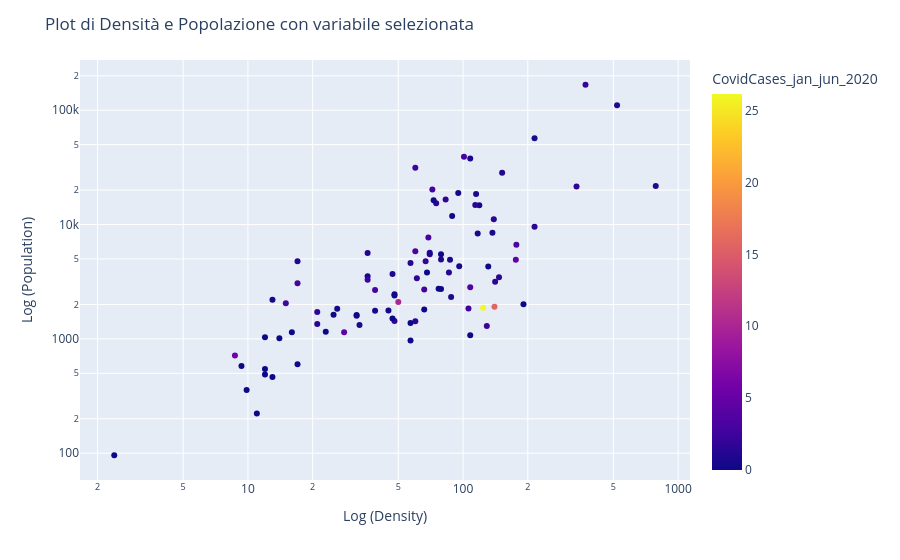

Notebook code cell kept with this figure:
### Markdown cell above
### Plots (Extras):
 Now create a graph in which density and population are present on the main axes, with the toolpit in which only the name of the city is present and the third features (color) is selectable.

 To do this, you define a widget (drop-down) variable using the Dropdown class. Finally we use the interactive class passing two arguments:
 1. a function (like create_chart()) 
 2. a dropdown class widget variable.

### Code cell
import ipywidgets as widgets

# Nell'ultimo passaggio è stato necessario aggiungere una colonna per verificare se ci fossero o no dei decessi, qui viene semplicemente eliminata x tornare al DataFrame di partenza =.drop.columns[-1], axis=1)
cvdata_cleaned =cvdata_cleaned.drop(cvdata_cleaned.columns[-1], axis=1)
# Ottenere tutte le colonne del DataFrame come opzioni per il widget
features = cvdata_cleaned.columns.tolist()
variabili_colore = features[6:]


# Funzione per creare il grafico in base alla variabile selezionata dall'utente
def crea_grafico(variabile_colore):
    fig = px.scatter(
        cvdata_cleaned, 
        x="Density",  
        y="Population",
        color=variabile_colore,  # Variabile per il colore
        color_continuous_scale="plasma",  # Palette dei colori
        custom_data=["City"] # Customizzazione del tooltip
    )

    # Personalizzazione asse e titolo
    fig.update_layout(
        title="Plot di Densità e Popolazione con variabile selezionata",
        xaxis_title="Log (Density)",
        yaxis_title="Log (Population)",
        coloraxis_colorbar_title=variabile_colore,  # Titolo colorbar
        xaxis_type="log",  # Imposta la scala logaritmica sull'asse X
        yaxis_type="log"   # Imposta la scala logaritmica sull'asse Y
    )

    # Personalizzazione del tooltip
    fig.update_traces(
        hovertemplate=
        "City: %{customdata[0]}<br>" 
    )

    fig.show()

# Creare il widget per selezionare la variabile (Dropdown=menù a tendina)
variabile_widget = widgets.Dropdown(
    options=variabili_colore,
    value="CovidCases_jan_jun_2020",  # Valore predefinito
    description='Color:',
    disabled=False
)

# Creare il widget interattivo
widgets.interactive(crea_grafico, variabile_colore=variabile_widget)

### Figure 1 — Plotly figure (JSON) as saved in the notebook; plotly's stock layout.template omitted (floating-point values rounded to 4 significant figures)
{"data": [{"customdata": [["Acquasparta"], ["Allerona"], ["Alviano"], ["Amelia"], ["Arrone"], ["Assisi"], ["Attigliano"], ["Avigliano_Umbro"], ["Baschi"], ["Bastia_Umbra"], ["Bettona"], ["Bevagna"], ["Calvi_dell_Umbria"], ["Campello_sul_Clitunno"], ["Cannara"], ["Cascia"], ["Castel_Giorgio"], ["Castel_Ritaldi"], ["Castel_Viscardo"], ["Castiglione_del_Lago"], ["Cerreto_di_Spoleto"], ["Citerna"], ["Citta_della_Pieve"], ["Citta_di_Castello"], ["Collazzone"], ["Corciano"], ["Costacciaro"], ["Deruta"], ["Fabro"], ["Ferentillo"], ["Ficulle"], ["Foligno"], ["Fossato_di_Vico"], ["Fratta_Todina"], ["Giano_dell_Umbria"], ["Giove"], ["Gualdo_Cattaneo"], ["Gualdo_Tadino"], ["Guardea"], ["Gubbio"], ["Lisciano_Niccone"], ["Lugnano_in_Teverina"], ["Magione"], ["Marsciano"], ["Massa_Martana"], ["Monte_Castello_di_Vibio"], ["Monte_Santa_Maria_Tiberina"], ["Montecastrilli"], ["Montecchio"], ["Montefalco"], ["Montefranco"], ["Montegabbione"], ["Monteleone_d_Orvieto"], ["Monteleone_di_Spoleto"], ["Montone"], ["Narni"], ["Nocera_Umbra"], ["Norcia"], ["Orvieto"], ["Otricoli"], ["Paciano"], ["Panicale"], ["Parrano"], ["Passignano_sul_Trasimeno"], ["Penna_in_Teverina"], ["Perugia"], ["Piegaro"], ["Pietralunga"], ["Poggiodomo"], ["Polino"], ["Porano"], ["Preci"], ["San_Gemini"], ["San_Giustino"], ["San_Venanzo"], ["Sant_Anatolia_di_Narco"], ["Scheggia_e_Pascelupo"], ["Scheggino"], ["Sellano"], ["Sigillo"], ["Spello"], ["Spoleto"], ["Stroncone"], ["Terni"], ["Todi"], ["Torgiano"], ["Trevi"], ["Tuoro_sul_Trasimeno"], ["Umbertide"], ["Valfabbrica"], ["Vallo_di_Nera"], ["Valtopina"]], "hovertemplate": "City: %{customdata[0]}<br>", "legendgroup": "", "marker": {"color": [1.301, 1.742, 1.401, 0.4219, 2.59, 1.092, 0.0, 0.0, 2.982, 1.151, 0.4627, 0.8132, 0.5666, 0.4181, 0.0, 2.934, 10.0, 1.584, 3.54, 1.56, 0.0, 1.444, 2.991, 3.062, 1.771, 1.723, 4.374, 1.565, 0.0, 0.5438, 0.0, 0.7728, 0.0, 2.717, 1.311, 26.15, 3.261, 0.4752, 0.5637, 2.426, 0.0, 2.094, 1.351, 0.7566, 1.082, 0.0, 0.0, 1.216, 1.252, 0.1817, 2.311, 0.0, 0.0, 0.0, 0.0, 0.4236, 1.063, 1.05, 2.809, 0.0, 0.0, 1.815, 0.0, 0.8804, 0.0, 1.988, 0.5664, 2.928, 0.0, 0.0, 15.71, 5.602, 4.48, 1.531, 0.4552, 0.0, 1.485, 0.0, 0.0, 0.8617, 0.827, 0.7943, 1.888, 1.122, 0.3068, 3.306, 0.7186, 0.0, 1.747, 2.435, 0.0, 0.7547], "coloraxis": "coloraxis", "symbol": "circle"}, "mode": "markers", "name": "", "orientation": "v", "showlegend": false, "type": "scatter", "x": [57.0, 21.0, 60.0, 89.0, 66.0, 152.0, 191.0, 48.0, 39.0, 787.0, 96.0, 87.0, 39.0, 48.0, 131.0, 17.0, 50.0, 141.0, 108.0, 75.0, 14.0, 147.0, 69.0, 101.0, 61.0, 337.0, 28.0, 215.0, 79.0, 26.0, 25.0, 215.0, 77.0, 106.0, 86.0, 124.0, 60.0, 119.0, 45.0, 60.0, 17.0, 48.0, 114.0, 115.0, 47.0, 47.0, 16.0, 79.0, 32.0, 79.0, 129.0, 23.0, 57.0, 9.33, 32.0, 95.0, 36.0, 17.0, 72.0, 66.0, 57.0, 70.0, 12.0, 70.0, 108.0, 371.0, 36.0, 15.0, 2.39, 11.0, 140.0, 8.7, 176.0, 139.0, 13.0, 12.0, 21.0, 13.0, 12.0, 88.0, 137.0, 108.0, 67.0, 520.0, 73.0, 177.0, 117.0, 68.0, 83.0, 36.0, 9.86, 33.0], "xaxis": "x", "y": [4611, 1722, 1428, 11852, 2703, 28391, 2012, 2453, 2683, 21714, 4322, 4919, 1765, 2392, 4305, 3068, 2099, 3156, 2825, 15382, 1012, 3463, 7689, 39192, 3388, 21469, 1143, 9587, 2733, 1839, 1622, 56939, 2738, 1840, 3813, 1874, 5827, 14730, 1774, 31324, 600, 1433, 14806, 18503, 3697, 1504, 1144, 4936, 1597, 5505, 1298, 1157, 1380, 580, 1614, 18887, 5647, 4764, 20290, 1807, 968, 5509, 489, 5679, 1076, 166969, 3531, 2049, 96, 223, 1910, 714, 4911, 11104, 2197, 546, 1347, 464, 1032, 2321, 8464, 37767, 4766, 110530, 16296, 6655, 8349, 3810, 16598, 3286, 357, 1325], "yaxis": "y"}], "layout": {"coloraxis": {"colorbar": {"title": {"text": "CovidCases_jan_jun_2020"}}, "colorscale": [[0, "#0d0887"], [0.1111, "#46039f"], [0.2222, "#7201a8"], [0.3333, "#9c179e"], [0.4444, "#bd3786"], [0.5556, "#d8576b"], [0.6667, "#ed7953"], [0.7778, "#fb9f3a"], [0.8889, "#fdca26"], [1, "#f0f921"]]}, "legend": {"tracegroupgap": 0}, "margin": {"t": 60}, "title": {"text": "Plot di Densità e Popolazione con variabile selezionata"}, "xaxis": {"anchor": "y", "domain": [0, 1], "title": {"text": "Log (Density)"}, "type": "log"}, "yaxis": {"anchor": "x", "domain": [0, 1], "title": {"text": "Log (Population)"}, "type": "log"}}}
